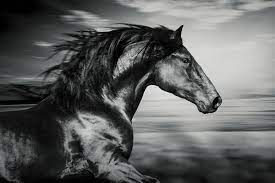
#> input picture download.jpg, 275 x 183 px
$ jupyter execute --allow-errors compressor_de_imagens.ipynb
#> lines starting #> are read from the running program, lines starting #| are printed output that depends on the picture; after the words box and inside, x2 and y2 are one past the last pixel; in counts of white or black regions, pixels touching at a corner belong together
# Compressor de Imagens

### Inicialização de bibliotecas

[cell 1]
import numpy as np
import matplotlib.pyplot as plt
import cv2
from scipy import fftpack
import matplotlib.image as mpimg
from collections import Counter
import pickle
import os

### Funções Auxiliares

[cell 2]
def get_2d_dct(img):
    """ Get 2D Cosine Transform of Image
    """
    return fftpack.dct(fftpack.dct(img.T, norm='ortho').T, norm='ortho')

# [4 lines left out: function get_2d_idct, not called in this run]

def rmse(predictions, targets):
    return np.sqrt(((predictions - targets) ** 2).mean())

def psnr(predictions, targets):
    rmsev = rmse(predictions, targets)
    return 20 * np.log10(255/rmsev)

# [7 lines left out: function calcEntropy, not called in this run]

def calcHist(list):

    dictionary = {}

    for i in list:
        if dictionary.get(i) == None:
            dictionary[i] = 1
        else:
            dictionary[i] = dictionary[i]+1

    return dictionar

# [19 lines left out: functions compress_dict, decompress_dict, not called in this run]

### Matriz de Quantização

[cell 3]
# aplicação da tabela de quantização
np.set_printoptions(precision=3)
np.set_printoptions(suppress=True)

# quantization matrix
QM = np.matrix([[16, 11, 10, 16, 24, 40, 51, 61],
                [12, 12, 14, 19, 26, 58, 60, 55],
                [14, 13, 16, 24, 40, 57, 69, 56],
                [14, 17, 22, 29, 51, 87, 80, 62],
                [18, 22, 37, 56, 68, 109, 103, 77],
                [24, 35, 55, 64, 81, 104, 113, 92],
                [49, 64, 78, 87, 103, 121, 120, 101],
                [72, 92, 95, 98, 112, 100, 103, 99]])

QM = QM.astype(float)

### Funções principais

[cell 4]
def dct(img_path):
#> called with img_path = 'download.jpg'
    img = cv2.imread(img_path,0)
#> img: shape (183, 275); min 0, max 243, mean 95.1
    img = img.astype(float)
    step = 8
    size = img.shape
#> size = (183, 275)

    new_size = (size[0] + (8 - (size[0]%8))%8, size[1] + (8 - (size[1]%8))%8)
#> new_size = (184, 280)
    new_img = np.zeros(new_size)
    new_img[0:size[0], 0:size[1]] = img
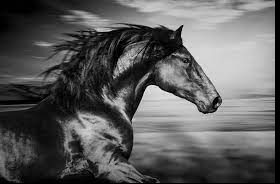
#> new_img: shape (184, 280) float64; min 0, max 243, mean 92.8

    DCT = np.zeros(new_img.shape, dtype=np.float64)

    new_img = new_img-128

    for y in range(0,new_size[0],step):
        for x in range(0,new_size[1],step):
            dct = get_2d_dct(new_img[y:y+step, x:x+step])
            dct = np.divide(dct, QM)
            dct = dct.round()
            DCT[y:y+step, x:x+step] = dct
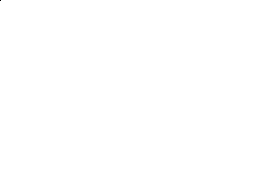
#> DCT: shape (184, 280) float64; values -64 (black) and 0 (white), 100% white; black in thin lines or dots, all inside (x1, y1, x2, y2) = (0, 0, 1, 1)

    return img, DCT, size

# [15 lines left out: function idct, not called in this run]

def zigzag(DCT):
    step = 8

    vector = []

    for x in range(0, DCT.shape[0], step):
        for y in range(0, DCT.shape[1], step):
            local = DCT[x:x+8, y:y+8]

            (i,j) = (0,0)

            while i < 8 and j < 8:
                vector.append(int(local[i,j]))
                # subida
                if (i+j)%2 == 0:
                    # borda esquerda da matriz
                    if j == 7:
                        i = i+1
                        continue
                    # borda superior da matriz
                    if i == 0:
                        j = j+1
                        continue
                    i = i-1
                    j = j+1

                #descida
                else:
                    # borda inferior da matriz
                    if i == 7:
                        j = j+1
                        continue
                    # borda direita da matriz
                    if j == 0:
                        i = i+1
                        continue
                    i = i+1
                    j = j-1

    return vector

# [41 lines left out: function DeZigZag, not called in this run]

def lossless_predictive(vector):
    aux = [vector[0]]

    for i in range(1,len(vector)):
        aux.append(vector[i]-vector[i-1])

    return aux

# [7 lines left out: function undo_lossless_predictive, not called in this run]

[cell 5]
#https://www.javatpoint.com/huffman-coding-using-python#:~:text=Huffman%20coding%20is%20a%20lossless,utilized%20for%20lossless%20data%20compression.

# Node of a Huffman Tree
class Nodes:
    # [29 lines left out: functions __init__, CalculateCodes, not called in this run]

def HuffmanEncoding(the_data):
    symbolWithProbs = calcHist(the_data)
    the_symbols = symbolWithProbs.keys()
    the_probabilities = symbolWithProbs.values()

    the_nodes = []

    # converting symbols and probabilities into huffman tree nodes
    for symbol in the_symbols:
        the_nodes.append(Nodes(symbolWithProbs.get(symbol), symbol))


    while len(the_nodes) > 1:
        # sorting all the nodes in ascending order based on their probability
        the_nodes = sorted(the_nodes, key = lambda x: x.probability)

        # picking two smallest nodes
        right = the_nodes[0]
        left = the_nodes[1]

        left.code = 0
        right.code = 1

        # combining the 2 smallest nodes to create new node
        newNode = Nodes(left.probability + right.probability, left.symbol + right.symbol, left, right)

        the_nodes.remove(left)
        the_nodes.remove(right)
        the_nodes.append(newNode)

    the_codes = dict()

    huffmanEncoding = CalculateCodes(the_nodes[0], the_codes)
    return huffmanEncoding

[cell 6]
# [61 lines left out: functions encodeData, bin2string, string2bin, reverseEncode, decodeData, not called in this run]

### Implementação

[cell 7]
def encode(img_path, compressed_file_path):
    #primeiro encoding
    img, DCT, original_shape = dct(img_path)
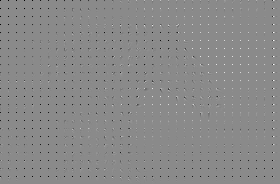
#> DCT: shape (184, 280) float64; min -64, max 54, mean -0.3; drawn with min black and max white
#> original_shape = (183, 275)
    vector = zigzag(DCT)
#> after the loop in zigzag, `for x in range(0, DCT.shape[0], step):`: vector = 51520 items
#> vector = 51520 items
    predictive = lossless_predictive(vector)
#> in lossless_predictive, `aux = [vector[0]]`: aux = [-64]
#> after the loop in lossless_predictive, `for i in range(1,len(vector)):`: aux = 51520 items
#> predictive = 51520 items
    codes = HuffmanEncoding(predictive)
#> the loop in calcHist, `for i in list:` made 51520 passes
#> i on passes 1 to 3: -64, 64, 0
#> after the loop in calcHist, `for i in list:`: dictionary = 140 items
    encoded_bin_string = encodeData(predictive, codes)
    encoded_char_string = bin2string(encoded_bin_string)
    first_encode_size = len(encoded_char_string)

    #segundo encoding
    codes_2 = HuffmanEncoding(encoded_char_string)
    encoded_bin_string_2 = encodeData(encoded_char_string, codes_2)
    encoded_char_string_2 = bin2string(encoded_bin_string_2)

    core_values = dict()
    core_values['Data'] = encoded_char_string_2
    core_values['First Encoding Codes'] = compress_dict(codes)
    core_values['First Encode Size'] = first_encode_size
    core_values['Second Encoding Codes'] = compress_dict(codes_2)
    core_values['Original Shape'] = original_shape

    with open(compressed_file_path, 'wb') as file:
        pickle.dump(core_values, file)

    return compressed_file_path, img

# [28 lines left out: function decode, not called in this run]

#> (the rest of this cell did not finish here and is left out)
